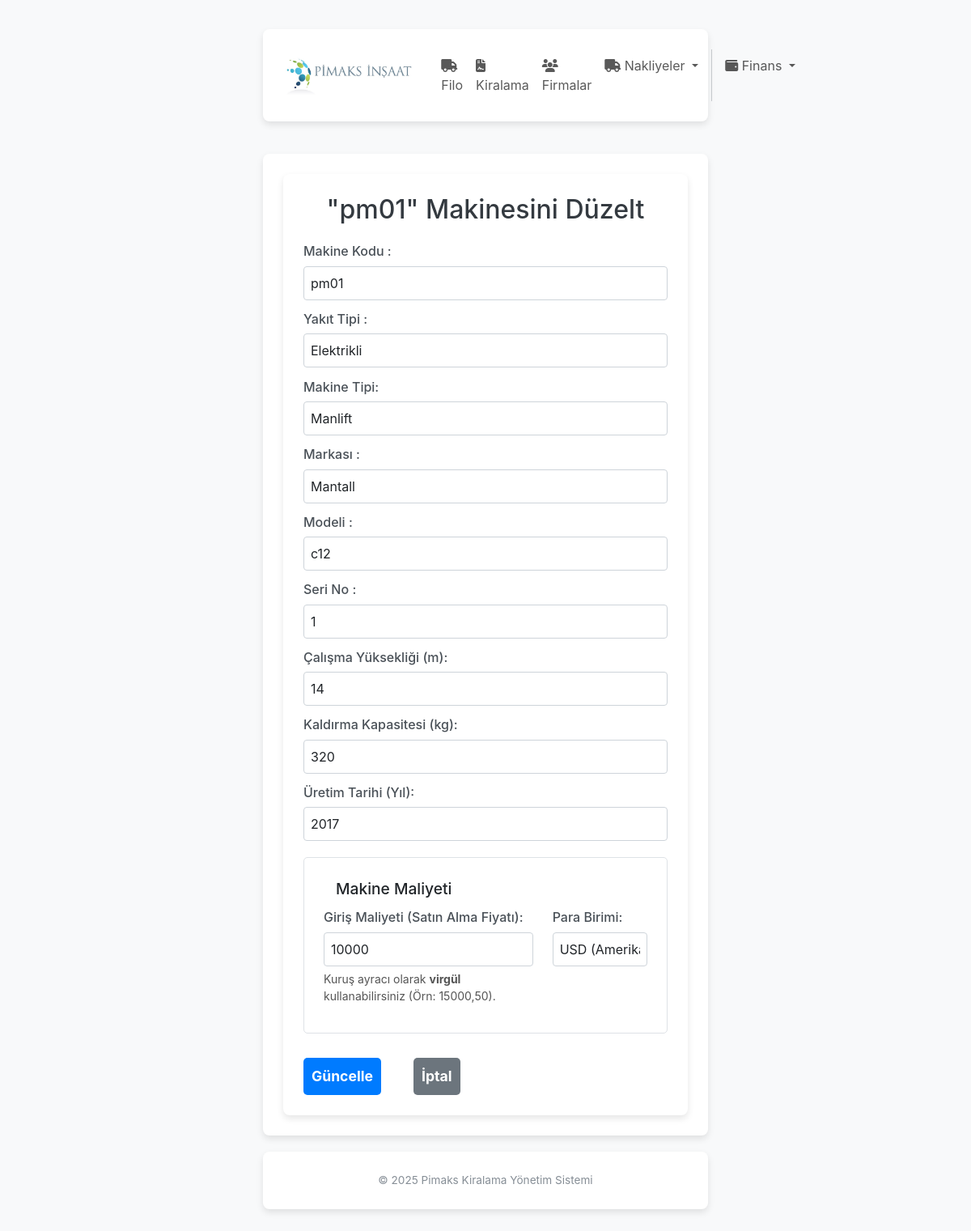
The app's page /filo/duzelt/1, older data.
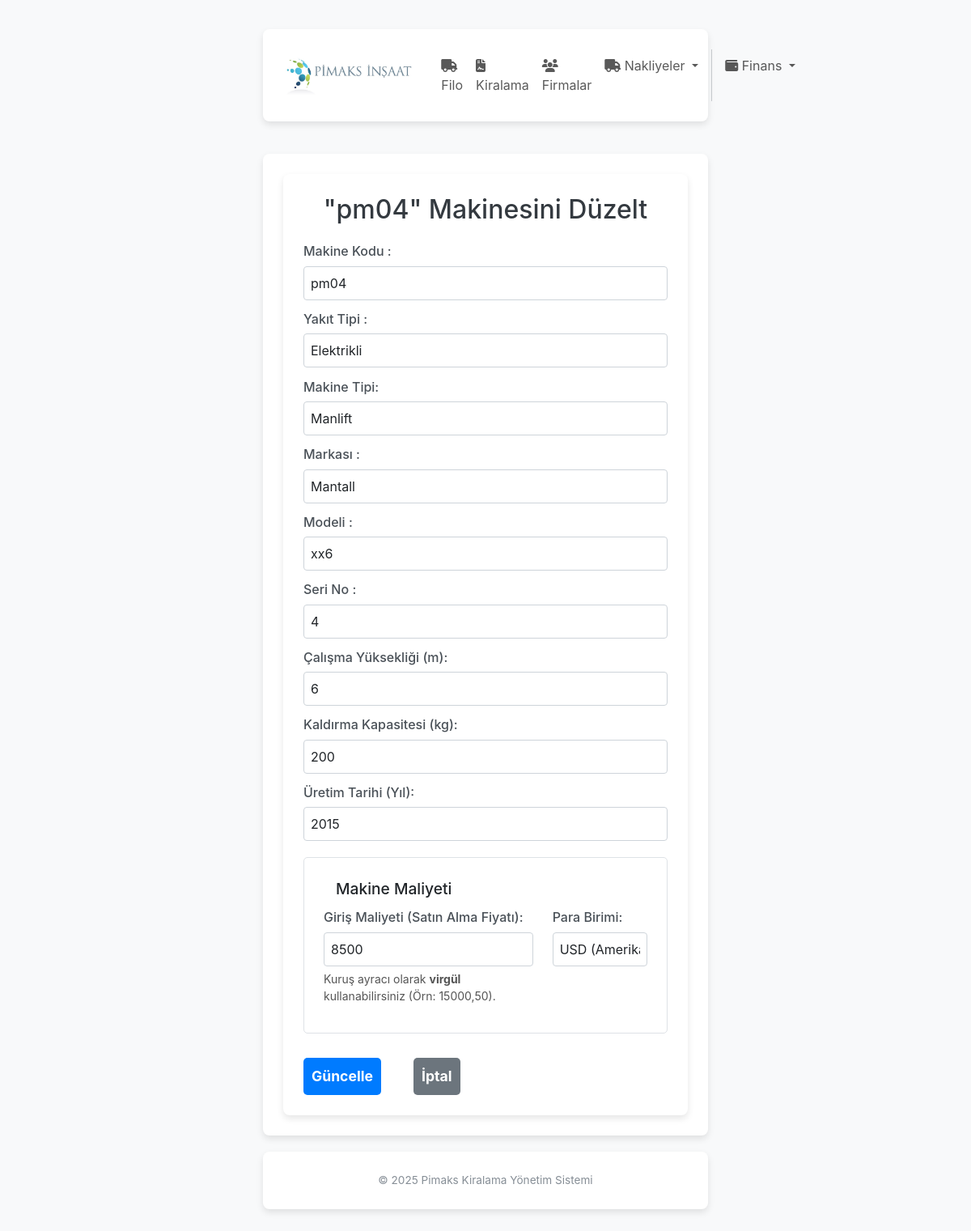
The same page, newer data.
### app/filo/models.py (models this page shows, shortened)
class Ekipman(db.Model):
    __tablename__ = 'ekipman'
    id = db.Column(db.Integer, primary_key=True)
    kod = db.Column(db.String(100), unique=True, nullable=False, index=True)
    yakit = db.Column(db.String(50), nullable=False, default='')
    tipi = db.Column(db.String(100), nullable=False, default='')
    marka = db.Column(db.String(100), nullable=False)
    model = db.Column(db.String(100), nullable=True, default='')
    seri_no = db.Column(db.String(100), nullable=False, index=True)
    calisma_yuksekligi = db.Column(db.Integer, nullable=False)
    kaldirma_kapasitesi = db.Column(db.Integer, nullable=False)
    uretim_tarihi = db.Column(db.String(100), nullable=False)
    calisma_durumu = db.Column(db.String(50), nullable=False, default='bosta')
    giris_maliyeti = db.Column(db.String(50), nullable=True, default='0')
    para_birimi = db.Column(db.String(3), nullable=False, default='TRY')
    is_active = db.Column(db.Boolean, default=True, nullable=False)
    firma_tedarikci_id = db.Column(db.Integer, db.ForeignKey('firma.id'), nullable=True)
    firma_tedarikci = db.relationship('Firma', back_populates='tedarik_edilen_ekipmanlar', foreign_keys=[firma_tedarikci_id])
    kiralama_kalemleri = db.relationship(
        'KiralamaKalemi',
        back_populates='ekipman',
        foreign_keys='KiralamaKalemi.ekipman_id',
        cascade="all, delete-orphan"
    )
    bakim_kayitlari = db.relationship('BakimKaydi', back_populates='ekipman', cascade="all, delete-orphan")
    __table_args__ = (db.UniqueConstraint('firma_tedarikci_id', 'seri_no', name='_tedarikci_seri_no_uc'),)
    swap_cikis_kayitlari = db.relationship('MakineDegisim', foreign_keys='MakineDegisim.eski_ekipman_id', backref='eski_ekipman', lazy='dynamic')
    swap_giris_kayitlari = db.relationship('MakineDegisim', foreign_keys='MakineDegisim.yeni_ekipman_id', backref='yeni_ekipman', lazy='dynamic')

### app/filo/routes.py (the view, shortened to what this page needs)
@filo_bp.route('/duzelt/<int:id>', methods=['GET', 'POST'])
def duzelt(id):
    ekipman = Ekipman.query.filter(
        Ekipman.id == id,
        Ekipman.firma_tedarikci_id.is_(None),
        Ekipman.is_active == True
    ).first_or_404()
    form = EkipmanForm(obj=ekipman)
    if request.method == 'GET':
        try:
            maliyet_str = ekipman.giris_maliyeti
            if maliyet_str:
                if ',' in maliyet_str: maliyet_str = maliyet_str.replace('.', '').replace(',', '.')
                form.giris_maliyeti.data = Decimal(maliyet_str)
            else: form.giris_maliyeti.data = Decimal(0.0)
        except (ValueError, InvalidOperation):
            form.giris_maliyeti.data = Decimal(0.0)
    return render_template('filo/duzelt.html', form=form, ekipman=ekipman)

### app/filo/forms.py
class EkipmanForm(FlaskForm):
    kod = StringField('Makine Kodu', validators=[InputRequired()])
    yakit = StringField('Yakıt Türü', validators=[InputRequired()])
    tipi = StringField('Makine Tipi', validators=[InputRequired()])
    marka = StringField('Makine Markası', validators=[InputRequired()])
    model = StringField('Makine Modeli', validators=[InputRequired()])
    seri_no = StringField('Makine Seri No', validators=[InputRequired()])
    calisma_yuksekligi = StringField('Çalışma Yüksekliği (m)', validators=[InputRequired()])
    kaldirma_kapasitesi = StringField('Kaldırma Kapasitesi (kg)', validators=[InputRequired()])
    uretim_tarihi = StringField('Üretim Tarihi (Yıl)', validators=[InputRequired()])
    giris_maliyeti = StringField('Giriş Maliyeti (Satın Alma)', validators=[Optional(), validate_currency])
    para_birimi = SelectField(
        'Para Birimi',
        choices=[('TRY', 'TL (Türk Lirası)'), ('USD', 'USD (Amerikan Doları)'), ('EUR', 'EUR (Euro)')],
        default='TRY',
        validators=[InputRequired()]
    )
    submit = SubmitField('Kaydet')

### app/templates/filo/duzelt.html (shortened to what this page needs)
{% extends "base.html" %}
{% block content %}
<div class="container">
    <h2>"{{ ekipman.kod }}" Makinesini Düzelt</h2>
    <form action="" method="POST" novalidate>
        <div class="form-group">
            {{ form.kod.label(text="Makine Kodu :") }}
            {{ form.kod(class="form-control") }}
        </div>
        <div class="form-group">
             {{ form.yakit.label(text="Yakıt Tipi :") }}
             {{ form.yakit(id="yakit", class="form-control", list="yakit-listesi") }}
        </div>
        <div class="form-group">
             {{ form.tipi.label(text="Makine Tipi:") }}
             {{ form.tipi(id="tipi", class="form-control", list="tip-listesi") }}
        </div>
         <div class="form-group">
             {{ form.marka.label(text="Markası :") }}
             {{ form.marka(id="marka", class="form-control", list="marka-listesi") }}
        </div>
        <div class="form-group">
             {{ form.model.label(text="Modeli :") }}
             {{ form.model(id="model", class="form-control") }}
        </div>
       <div class="form-group">
            {{ form.seri_no.label(text="Seri No :") }}
            {{ form.seri_no(id="seri_no", class="form-control") }}
        </div>
        <div class="form-group">
            {{ form.calisma_yuksekligi.label(text="Çalışma Yüksekliği (m):") }}
            {{ form.calisma_yuksekligi(id="calisma_yuksekligi", class="form-control", type="number", step="1") }}
        </div>
        <div class="form-group">
            {{ form.kaldirma_kapasitesi.label(text="Kaldırma Kapasitesi (kg):") }}
            {{ form.kaldirma_kapasitesi(id="kaldirma_kapasitesi", class="form-control", type="number") }}
        </div>
        <div class="form-group">
            {{ form.uretim_tarihi.label(text="Üretim Tarihi (Yıl):") }}
            {{ form.uretim_tarihi(id="uretim_tarihi", class="form-control", type="number", step="1", min="1990") }}
        </div>
        <fieldset class="form-group" style="border: 1px solid #dee2e6; padding: 1.5rem; margin-top: 20px; border-radius: 5px;">
            <legend style="font-size: 1.2em; font-weight: 500; width: auto; padding: 0 10px; margin-left: 5px;">Makine Maliyeti</legend>
            <div class="row">
                <div class="col-md-8 form-group">
                    {{ form.giris_maliyeti.label(text="Giriş Maliyeti (Satın Alma Fiyatı):") }}
                    {{ form.giris_maliyeti(class="form-control", placeholder="Örn: 15000 veya 15000,50", id="giris_maliyeti", autocomplete="off") }}
                    <small style="color: #555; margin-top: 5px; display: block;">
                        Kuruş ayracı olarak <strong>virgül</strong> kullanabilirsiniz (Örn: 15000,50).
                    </small>
                </div>
                <div class="col-md-4 form-group">
                    {{ form.para_birimi.label(text="Para Birimi:") }}
                    {{ form.para_birimi(class="form-control") }}
                </div>
            </div>
        </fieldset>
        <div class="butonlar">
         {{ form.submit(class="buton", value="Güncelle") }}
         <a href="{{ url_for('filo.index') }}" class="buton iptal">İptal</a>
         </div>
    </form>
</div>
{% endblock %}

### app/templates/base.html (shortened to what this page needs)
<!DOCTYPE html>
<html lang="tr">
<head>
    <link href="{{ url_for('static', filename='css/bootstrap.min.css') }}" rel="stylesheet">
    <link rel="stylesheet" href="https://cdnjs.cloudflare.com/ajax/libs/font-awesome/6.4.0/css/all.min.css">
</head>
<body>
    <nav class="navbar navbar-expand-lg navbar-light mb-4">
        <div class="container">
            <a class="navbar-brand" href="{{ url_for('main.index') }}">
                <img src="{{ url_for('static', filename='img/logo.JPG') }}"
                      alt="Pimaks Logo"
                      class="navbar-logo"
                      onerror="this.onerror=null; this.src='/static/img/placeholder.png';">
            </a>
            <div class="collapse navbar-collapse" id="navbarNav">
                <ul class="navbar-nav ms-auto">
                    <li class="nav-item">
                        <a class="nav-link" href="{{ url_for('filo.index') }}"><i class="fa fa-truck"></i> Filo</a>
                    </li>
                    <li class="nav-item">
                        <a class="nav-link" href="{{ url_for('kiralama.index') }}"><i class="fa fa-file-contract"></i> Kiralama</a>
                    </li>
                    <li class="nav-item">
                        <a class="nav-link" href="{{ url_for('firmalar.index') }}"><i class="fa fa-users"></i> Firmalar</a>
                    </li>
                    <li class="nav-item dropdown">
                    <a class="nav-link dropdown-toggle" href="#" id="navbarNakliyeler" role="button" data-bs-toggle="dropdown" aria-expanded="false">
                    <i class="fas fa-truck"></i> Nakliyeler
                    </a>
                    </li>
                     <li class="nav-item dropdown">
                        <a class="nav-link dropdown-toggle" href="#" id="navbarDropdown" role="button" data-bs-toggle="dropdown">
                            <i class="fa fa-wallet"></i> Finans
                        </a>
                    </li>
                </ul>
            </div>
        </div>
    </nav>
    <div class="container main-content">
        {% block content %}{% endblock %}
    </div>
    <footer>
        <div class="container">
            &copy; 2025 Pimaks Kiralama Yönetim Sistemi
        </div>
    </footer>
</body>
</html>

### app/templates/base.html (style rules this page uses)
body { font-family: 'Segoe UI', Tahoma, Geneva, Verdana, sans-serif; background-color: #f8f9fa; min-height: 100vh; display: flex; flex-direction: column; }
.navbar { padding-top: 1rem; padding-bottom: 1rem; }
.navbar-brand { font-weight: 600; letter-spacing: 0.5px; display: flex; align-items: center; color: #333 !important; }
.navbar-logo { height: 50px; width: auto; margin-right: 10px; object-fit: contain; }
.main-content { flex: 1; padding-bottom: 40px; padding-top: 10px; }
footer { background-color: transparent; color: #868e96; padding: 20px 0; text-align: center; font-size: 0.85em; margin-top: auto; border: none; }

### app/templates/filo/duzelt.html (style rules this page uses)
body { font-family: -apple-system, BlinkMacSystemFont, "Segoe UI", Roboto, "Helvetica Neue", Arial, sans-serif; margin: 20px; background-color: #f8f9fa; }
.container { max-width: 550px; margin: auto; padding: 25px; background-color: #fff; border-radius: 8px; box-shadow: 0 4px 8px rgba(0,0,0,0.1); }
h2 { color: #343a40; text-align: center; margin-bottom: 20px; }
.form-group { margin-bottom: 0.7rem; }
label { display: block; margin-bottom: .4rem; font-weight: 500; color: #495057; }
input.form-control, select.form-control, textarea.form-control { width: 100%; padding: .5rem; border: 1px solid #ced4da; border-radius: .25rem; box-sizing: border-box; font-size: 1rem; font-family: inherit; resize: vertical; }
.butonlar { display: flex; justify-content: flex-start; gap: 40px; margin-top: 30px; }
.buton { display: inline-block; padding: 10px 10px; background-color: #007BFF; color: white; text-decoration: none; border-radius: 5px; font-weight: bold; border: none; cursor: pointer; transition: background-color 0.3s ease; font-size: 1.1rem; }
.buton.iptal { background-color: #6c757d; }

Row changes from the older to the newer data that the page shows:
changed Ekipman "Elektrikli": kod "pm01" → "pm04"; model "c12" → "xx6"; seri_no "1" → "4"; calisma_yuksekligi "14" → "6"; kaldirma_kapasitesi "320" → "200"; uretim_tarihi "2017" → "2015"; giris_maliyeti "10000" → "8500"
